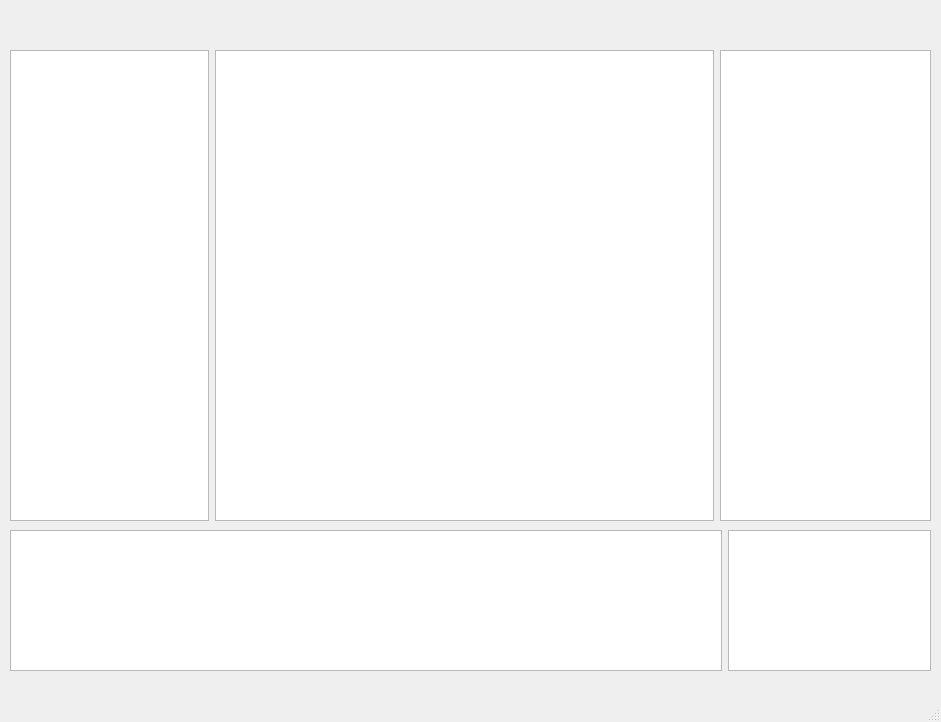
<?xml version="1.0" encoding="UTF-8"?>
<ui version="4.0">
 <class>MainWindow</class>
 <widget class="QMainWindow" name="MainWindow">
  <property name="geometry">
   <rect>
    <x>0</x>
    <y>0</y>
    <width>941</width>
    <height>722</height>
   </rect>
  </property>
  <property name="windowTitle">
   <string>MainWindow</string>
  </property>
  <widget class="QWidget" name="centralwidget">
   <widget class="QWidget" name="gridLayoutWidget">
    <property name="geometry">
     <rect>
      <x>10</x>
      <y>50</y>
      <width>921</width>
      <height>471</height>
     </rect>
    </property>
    <layout class="QGridLayout" name="gridLayout" columnstretch="2,5,2,0,0">
     <item row="5" column="0">
      <widget class="QTreeView" name="treeView_5"/>
     </item>
     <item row="5" column="1">
      <widget class="QTreeView" name="treeView_6"/>
     </item>
     <item row="5" column="2" colspan="3">
      <widget class="QTreeView" name="treeView_4"/>
     </item>
    </layout>
   </widget>
   <widget class="QWidget" name="gridLayoutWidget_2">
    <property name="geometry">
     <rect>
      <x>10</x>
      <y>530</y>
      <width>921</width>
      <height>141</height>
     </rect>
    </property>
    <layout class="QGridLayout" name="gridLayout_2" columnstretch="7,2" columnminimumwidth="0,0">
     <item row="0" column="0">
      <widget class="QTableView" name="tableView"/>
     </item>
     <item row="0" column="1">
      <widget class="QTextBrowser" name="textBrowser"/>
     </item>
    </layout>
   </widget>
  </widget>
  <widget class="QMenuBar" name="menubar">
   <property name="geometry">
    <rect>
     <x>0</x>
     <y>0</y>
     <width>941</width>
     <height>23</height>
    </rect>
   </property>
  </widget>
  <widget class="QStatusBar" name="statusbar"/>
 </widget>
 <resources/>
 <connections/>
</ui>
